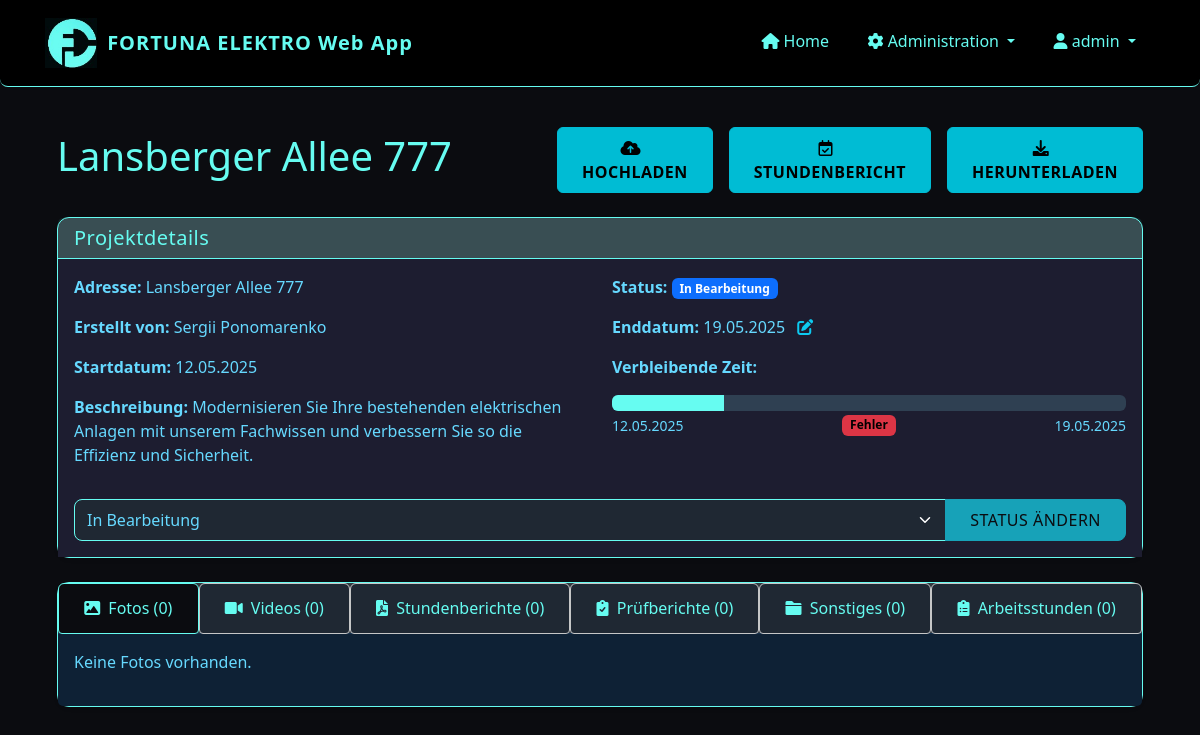
Before: /project/2 (signed in) with the older database file.
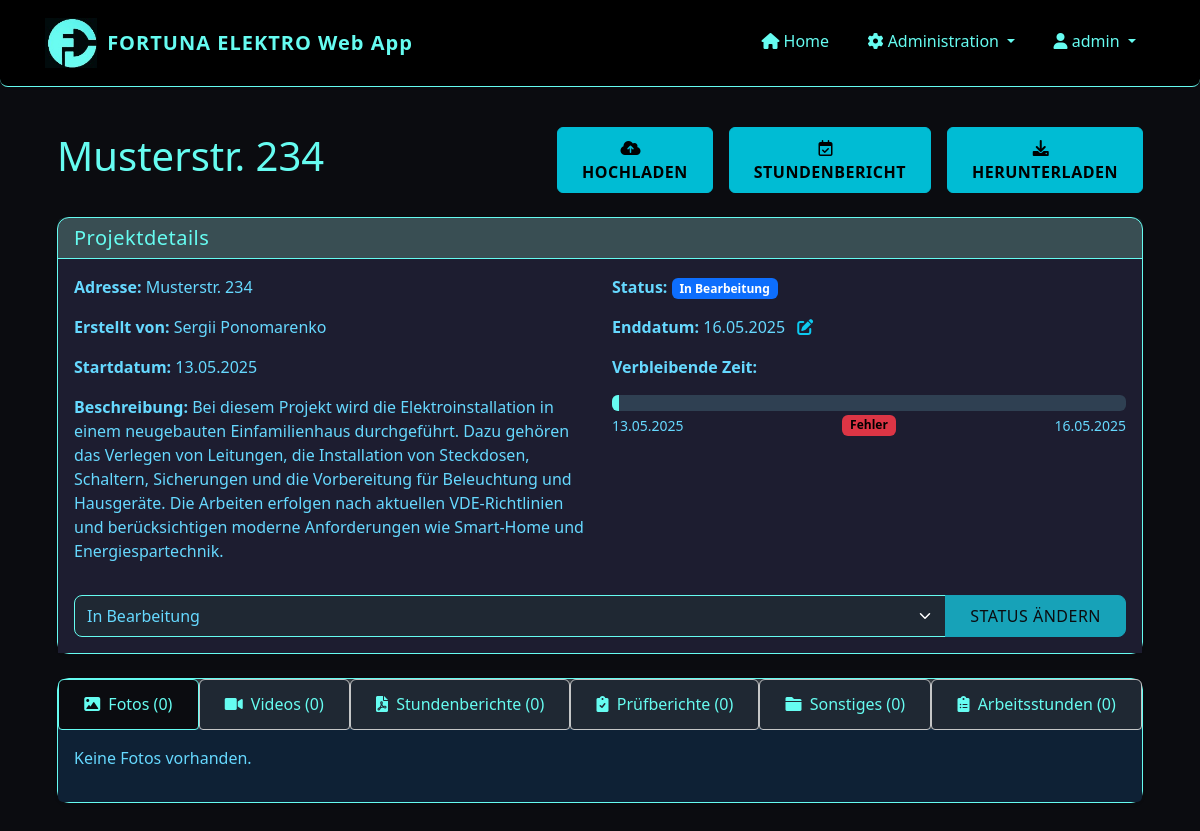
After: the same page with the newer database file.
### app/models/project.py (models this page shows, shortened)
class Project(db.Model):
    id = db.Column(db.Integer, primary_key=True)
    name = db.Column(db.String(128), nullable=False)  # Adresse als Projektname
    description = db.Column(db.Text)
    start_date = db.Column(db.DateTime, default=datetime.utcnow)
    end_date = db.Column(db.DateTime)
    status = db.Column(db.String(20), default='in_bearbeitung')  # 'in_bearbeitung', 'abgeschlossen', 'archiviert'
    creator_id = db.Column(db.Integer, db.ForeignKey('user.id'))
    files = db.relationship('File', backref='project', lazy='dynamic', cascade='all, delete-orphan')
    timesheets = db.relationship('Timesheet', backref='project', lazy='dynamic', cascade='all, delete-orphan')
    def get_remaining_hours(self):
        if not self.end_date:
            return None
        now = datetime.now()
        time_diff = self.end_date - now
        if time_diff.total_seconds() <= 0:
            return 0
        total_hours = time_diff.total_seconds() / 3600
        return round(total_hours, 1)  # Auf eine Dezimalstelle runden
    def get_progress_percentage(self):
        if not self.end_date or not self.start_date:
            return 0
        now = datetime.now()
        if isinstance(self.start_date, datetime) and isinstance(self.end_date, datetime):
            total_duration = (self.end_date - self.start_date).total_seconds()
            elapsed_time = (now - self.start_date).total_seconds()
        if elapsed_time >= total_duration:
            return 100
        progress = (elapsed_time / total_duration) * 100
        return round(progress, 1)  # Auf eine Dezimalstelle runden

### app/models/user.py (models this page shows, shortened)
class User(UserMixin, db.Model):
    id = db.Column(db.Integer, primary_key=True)
    username = db.Column(db.String(64), unique=True, nullable=False)
    password_hash = db.Column(db.String(128), nullable=False)
    password = None  # Virtual field for Flask-Admin, not stored in DB
    role = db.Column(db.String(20), nullable=False, default='installateur')  # 'admin' oder 'installateur'
    is_active = db.Column(db.Boolean, default=True)
    created_at = db.Column(db.DateTime, default=datetime.utcnow)
    projects = db.relationship('Project', backref='creator', lazy='dynamic')
    files = db.relationship('File', backref='uploader', lazy='dynamic')
    timesheets = db.relationship('Timesheet', backref='employee', lazy='dynamic')
    def is_admin(self):
        return self.role == 'admin'

### app/routes/projects.py (the view)
@projects.route('/project/<int:project_id>')
@login_required
def view_project(project_id):
    project = Project.query.get_or_404(project_id)
    status_form = ProjectStatusForm(obj=project)
    photos = project.files.filter_by(file_type='foto').all()
    videos = project.files.filter_by(file_type='video').all()
    timesheets = project.files.filter_by(file_type='stundenbericht').all()
    reports = project.files.filter_by(file_type='pruefbericht').all()
    other_files = project.files.filter_by(file_type='sonstiges').all()
    timesheets_data = project.timesheets.order_by(Timesheet.date.desc()).all()
    status_form = ProjectStatusForm()
    status_form.status.data = project.status
    end_date_form = ProjectEndDateForm()
    if project.end_date:
        end_date_form.end_date.data = project.end_date
    return render_template(
        'projects/view.html',
        title=project.name,
        project=project,
        photos=photos,
        videos=videos,
        timesheets=timesheets,
        reports=reports,
        other_files=other_files,
        timesheets_data=timesheets_data,
        status_form=status_form,
        end_date_form=end_date_form,
        now=datetime.now(),
    )

### app/routes/projects.py
class ProjectStatusForm(FlaskForm):
    status = SelectField('Status', choices=[
        ('in_bearbeitung', 'In Bearbeitung'),
        ('archiviert', 'Archiviert')
    ], validators=[DataRequired()])
    submit = SubmitField('Status aktualisieren')

### app/forms/forms.py
class ProjectEndDateForm(FlaskForm):
    end_date = DateField('Enddatum', format='%Y-%m-%d', validators=[DataRequired()])
    submit = SubmitField('Speichern')

### app/models/user.py (called while the page is built)
@login_manager.user_loader
def load_user(id):
    return User.query.get(int(id))

### app/templates/projects/view.html (shortened to what the changed rows need)
{% extends "base.html" %}
{% block content %}
<link rel="stylesheet" href="{{ url_for('static', filename='css/projects_view.css') }}">
<link href="https://cdnjs.cloudflare.com/ajax/libs/font-awesome/6.0.0/css/all.min.css" rel="stylesheet">
<div class="container-fluid py-3">
    <div class="row align-items-center mb-4">
        <div class="col-12 col-md-6 mb-3 mb-md-0">
        <h1 style="color: var(--accent)">{{ project.name }}</h1>
        </div>
    </div>
  <div class="card mb-4 mt-3 shadow-sm">
      <div class="card-body" style="background-color: #1d1d30;">
          <div class="row">
              <div class="col-md-6">
                  <p><strong>Adresse:</strong> {{ project.name }}</p>
                  <p><strong>Erstellt von:</strong> {{ project.creator.username }}</p>
                  <p><strong>Startdatum:</strong> {{ project.start_date.strftime('%d.%m.%Y') }}</p>
                  <p><strong>Beschreibung:</strong> {{ project.description or 'Keine Beschreibung' }}</p>
              </div>
              <div class="col-md-6">
                  <p><strong>Status:</strong>
                      {% if project.status == 'in_bearbeitung' %}
                          <span class="badge bg-primary">In Bearbeitung</span>
                      {% elif project.status == 'archiviert' %}
                          <span class="badge bg-secondary">Archiviert</span>
                      {% endif %}
                  </p>
                  {% if project.end_date %}
                  <p>
                      <strong>Enddatum:</strong> {{ project.end_date.strftime('%d.%m.%Y') }}
                      <a href="#" data-bs-toggle="modal" data-bs-target="#changeEndDateModal_{{ project.id }}" title="Enddatum ändern" class="text-info">
                          <i class="fas fa-edit ms-2"></i>
                      </a>
                  </p>
                  <div class="countdown-container mt-2 mb-3">
                      <p><strong>Verbleibende Zeit:</strong></p>
                      <div class="progress" style="height: 16px; background-color: #2f4052;">
                          <div class="progress-bar" id="project-progress-bar" role="progressbar"
                              style="background-color: var(--accent); width: {{ project.get_progress_percentage() }}%;"
                              aria-valuenow="{{ project.get_progress_percentage() }}" aria-valuemin="0" aria-valuemax="100"></div>
                      </div>
                      <div class="d-flex justify-content-between mt-1">
                          <small class="text-muted">{{ project.start_date.strftime('%d.%m.%Y') }}</small>
                          <span id="countdown-timer" class="badge"  style="color: #000 !important; font-weight: bold;">
                          </span>
                          <small class="text-muted">{{ project.end_date.strftime('%d.%m.%Y') }}</small>
                      </div>
                  </div>
                  {% endif %}
              </div>
          </div>
          <div class="mt-3">
              <form method="POST" action="{{ url_for('projects.update_status', project_id=project.id) }}">
                  <div class="input-group">
                      {{ status_form.status(class="form-select") }}
                      <button type="submit" class="btn btn-primary">Status ändern</button>
                  </div>
              </form>
          </div>
      </div>
  </div>
{% endblock %}

Changed rows visible on the page:
changed Project "In Bearbeitung": name "Lansberger Allee 777" → "Musterstr. 234"; start_date "12.05.2025" → "13.05.2025"; description "Modernisieren Sie Ihre bestehenden elektrischen Anlagen mit unserem Fachwissen und verbessern Sie so die Effizienz und Sicherheit." → "Bei diesem Projekt wird die Elektroinstallation in einem neugebauten Einfamilienhaus durchgeführt. Dazu gehören das Verlegen von Leitungen, die Installation von Steckdosen, Schaltern, Sicherungen und die Vorbereitung für Beleuchtung und Hausgeräte. Die Arbeiten erfolgen nach aktuellen VDE-Richtlinien und berücksichtigen moderne Anforderungen wie Smart-Home und Energiespartechnik."; end_date "19.05.2025" → "16.05.2025"
Other visible differences:
{{ project.get_progress_percentage() }}: 21.7 → 1.3 (drawn)
